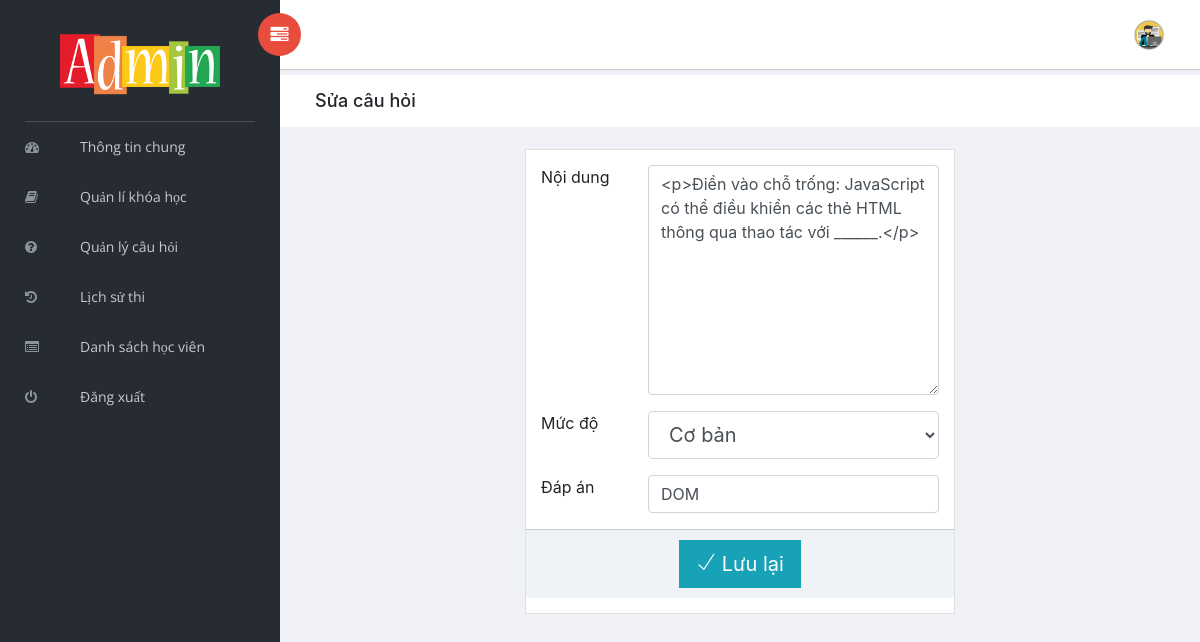
The page /admin/question-edit.php?question=10 (signed in) on the database its author committed.
### tables this page shows
CREATE TABLE `cau_hoi` (
  `id` int(5) NOT NULL,
  `loai` varchar(50) NOT NULL,
  `noidung` longtext NOT NULL,
  `luachon` longtext DEFAULT NULL,
  `dapan` longtext NOT NULL,
  `mucdo` varchar(50) NOT NULL
);

### admin/config/connection.php (called while the page is built, shortened)
<?php
class Connection
{
    private $host = DATABASE_HOST;
    private $user = DATABASE_USERNAME;
    private $pass = DATABASE_PASSWORD;
    private $name = DATABASE_NAME;
    public $link;
    private function DBconnect()
    {
        $this->link = new mysqli($this->host, $this->user, $this->pass, $this->name)
            or
            die("Lỗi kết nối Cơ Sở Dữ Liệu: " . $this->link->connect_error);
    }
}

### admin/question-edit.php (the view, shortened to what this page needs)
<?php
if (isset($_GET['question'])) {
    include_once("./config/connection.php");
    $link = new Connection;
    $query = "SELECT * FROM cau_hoi where id ='$_GET[question]'";
    $question = mysqli_query($link->link, $query)->fetch_assoc();
}
?>
<!doctype html>
<html class="no-js" lang="en">
<head>
    <link rel="stylesheet" href="vendors/bootstrap/dist/css/bootstrap.min.css">
    <link rel="stylesheet" href="vendors/font-awesome/css/font-awesome.min.css">
    <link rel="stylesheet" href="vendors/themify-icons/css/themify-icons.css">
    <link rel="stylesheet" href="vendors/flag-icon-css/css/flag-icon.min.css">
    <link rel="stylesheet" href="vendors/selectFX/css/cs-skin-elastic.css">
    <link rel="stylesheet" href="assets/css/style.css">
    <link rel="stylesheet" href="assets/css/custome_style.css">
    <link href="https://cdn.jsdelivr.net/npm/froala-editor@latest/css/froala_editor.pkgd.min.css" rel="stylesheet" type="text/css" />
</head>
<body>
    <?php include_once("./layout/sidenav.php") ?>
    <div id="right-panel" class="right-panel">
        <?php include_once("./layout/header.php") ?>
        <div class="breadcrumbs">
            <div class="col-sm-4">
                <div class="page-header float-left">
                    <div class="page-title">
                        <h1>Sửa câu hỏi</h1>
                    </div>
                </div>
            </div>
        </div>
        <div class="content mt-3">
            <div class="animated fadeIn">
                <div class="row justify-content-center">
                    <div class="col-lg-6">
                        <div class="card">
                            <div class="card-body card-block">
                                <form x-data="{
                                    one: false,
                                    multi: false,
                                    fill: false,
                                }" method="post" class="form-horizontal">
                                    <div class="row form-group">
                                        <div class="col col-md-3"><label class=" form-control-label">Nội dung</label></div>
                                        <div class="col-12 col-md-9"><textarea id="example" name="content" required rows="9" placeholder="Nội dung câu hỏi..." class="form-control"><?php echo $question['noidung'] ?></textarea></div>
                                    </div>
                                    <div class="row form-group">
                                        <div class="col col-md-3"><label class=" form-control-label">Mức độ</label></div>
                                        <div class="col-12 col-md-9">
                                            <select name="level" class="form-control-lg form-control">
                                                <option <?php echo $question['mucdo'] == "coban" ? "selected" : "" ?> value="coban">Cơ bản</option>
                                            </select>
                                        </div>
                                    </div>
                                    <?php
                                    if ($question['loai'] == "fill") { ?>
                                        <div class="row form-group">
                                            <div class="col col-md-3"><label for="">Đáp án</label></div>
                                            <div class="col-12 col-md-9">
                                                <div class="input-group">
                                                    <input type="text" value="<?php echo $question['dapan'] ?>" name="dapan" required placeholder="Nhập đáp án" class="form-control">
                                                </div>
                                            </div>
                                        </div>
                                        <?php } ?>
                                    <div class="card-footer row justify-content-center">
                                        <button type="submit" name="save" class="btn btn-lg btn-info">
                                            <i class="ti-check"></i> Lưu lại
                                        </button>
                                    </div>
                                </form>
                            </div>
                        </div>
                    </div>
                </div>
            </div>
        </div>
    </div>
</body>
</html>

### rows shown on the page
cau_hoi: content "<p>Điền vào chỗ trống: JavaScript có thể điều khiển các thẻ HTML thông qua thao tác với ______.</p>", level "Cơ bản", dapan "DOM"
